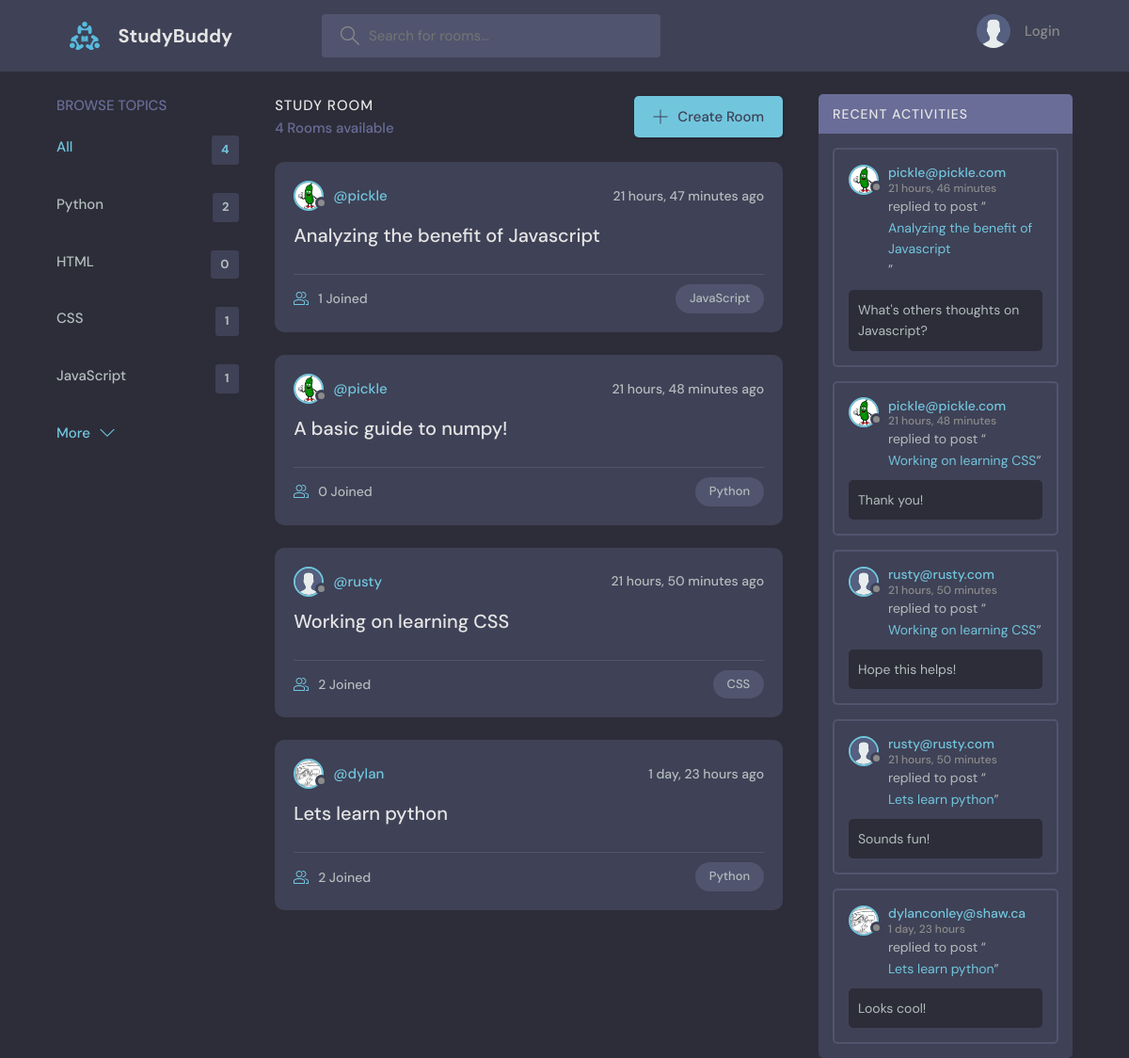
The page / on the database its author committed.
### base/models.py (models this page shows, shortened)
class Topic(models.Model):
    name = models.CharField(max_length=200)

class Room(models.Model):
    host = models.ForeignKey(User, on_delete=models.SET_NULL, null=True)
    topic = models.ForeignKey(Topic, on_delete=models.SET_NULL, null=True) #If topic below in order, convert to string
    name = models.CharField(max_length=200)
    description = models.TextField(null=True, blank=True) #null=True says nothing is allowed
    participants = models.ManyToManyField(User, related_name='participants', blank=True)
    updated = models.DateTimeField(auto_now=True)
    created = models.DateTimeField(auto_now_add=True)
    class Meta:
        ordering = ['-updated', '-created']

class User(AbstractUser):
    name = models.CharField(max_length=200, null=True)
    email = models.EmailField(unique=True, null=True)
    bio = models.TextField(null=True)
    avatar = models.ImageField(null=True, default="avatar.svg")
    USERNAME_FIELD = 'email'
    REQUIRED_FIELDS = []

class Message(models.Model):
    user = models.ForeignKey(User, on_delete=models.CASCADE)
    room = models.ForeignKey(Room, on_delete=models.CASCADE)
    body = models.TextField()
    updated = models.DateTimeField(auto_now=True)
    created = models.DateTimeField(auto_now_add=True)

### base/views.py (the view)
# urls.py: path('', views.home, name='home'),
def home(request): #A view .all() is a query example
    q= request.GET.get('q') if request.GET.get('q') != None else ''
    User = get_user_model()
    users = User.objects.all()
    print(users)
    rooms = Room.objects.filter(
       Q(topic__name__icontains=q) |
       Q(name__icontains=q) |
       Q(description__icontains=q)
        )
    topics = Topic.objects.all()[0:5]
    room_count = rooms.count()
    room_messages = Message.objects.all().order_by('-updated', '-created').filter(Q(room__topic__name__icontains=q))
    context = {'rooms': rooms, 'topics': topics, 'room_count': room_count, "room_messages":room_messages}
    return render(request, 'base/home.html', context)

### base/templates/base/home.html (shortened to what this page needs)
{% extends 'main.html' %}
{% block content %}
<main class="layout layout--3">
  <div class="container">
    {% include 'base/topics_component.html' %}
    <div class="roomList">
      <div class="roomList__header">
        <div>
          <h2>Study Room</h2>
          <p>{{room_count}} Rooms available</p>
        </div>
        <a class="btn btn--main" href="{% url 'create-room' %}">
          <svg version="1.1" xmlns="http://www.w3.org/2000/svg" width="32" height="32" viewBox="0 0 32 32">
            <title>add</title>
            <path
              d="M16.943 0.943h-1.885v14.115h-14.115v1.885h14.115v14.115h1.885v-14.115h14.115v-1.885h-14.115v-14.115z"
            ></path>
          </svg>
          Create Room
        </a>
      </div>
      {% include 'base/feed_component.html' %}
    </div>
    {% include 'base/activity_component.html' %}
  </div>
</main>
{% endblock %}

### base/templates/base/topics_component.html
<div class="topics">
    <div class="topics__header">
      <h2>Browse Topics</h2>
    </div>
    <ul class="topics__list">
      <li>
        <a href="{% url 'home' %}" class="active">All <span>{{topics.count}}</span></a>
      </li>
      {% for topic in topics %}
      <li>
        <a href="{% url 'home' %}?q={{topic.name}}">{{topic.name}} <span>{{topic.room_set.all.count}}</span></a>
      </li>
      {% endfor %}
    </ul>
    <a class="btn btn--link" href="{% url 'topics' %}">
      More
      <svg version="1.1" xmlns="http://www.w3.org/2000/svg" width="32" height="32" viewBox="0 0 32 32">
        <title>chevron-down</title>
        <path d="M16 21l-13-13h-3l16 16 16-16h-3l-13 13z"></path>
      </svg>
    </a>
  </div>

### base/templates/base/feed_component.html (shortened to what this page needs)
{% for room in rooms %}
<div class="roomListRoom">
    <div class="roomListRoom__header">
      <a href="{% url 'user-profile' room.host.id %}" class="roomListRoom__author">
        <div class="avatar avatar--small">
          <img src="{{room.host.avatar.url}}" />
        </div>
        <span>@{{room.host.username}}</span>
      </a>
      <div class="roomListRoom__actions">
        <span>{{room.created|timesince}} ago</span>
      </div>
    </div>
    <div class="roomListRoom__content">
      <a href='{% url "room" room.id %}'>{{room.name}}</a>
    </div>
    <div class="roomListRoom__meta">
      <a href='{% url "room" room.id %}' class="roomListRoom__joined">
        {{room.participants.all.count}} Joined
      </a>
      <p class="roomListRoom__topic">{{room.topic.name}}</p>
    </div>
  </div>
{% endfor %}

### base/templates/base/activity_component.html (shortened to what this page needs)
<div class="activities">
    <div class="activities__header">
      <h2>Recent Activities</h2>
    </div>
    {% for message in room_messages %}
    <div class="activities__box">
      <div class="activities__boxHeader roomListRoom__header">
        <a href="{% url 'user-profile' message.user.id %}" class="roomListRoom__author">
          <div class="avatar avatar--small">
            <img src="{{message.user.avatar.url}}" />
          </div>
          <p>
            {{message.user}}
            <span>{{message.created|timesince}}</span>
          </p>
        </a>
      </div>
      <div class="activities__boxContent">
        <p>replied to post “<a href="{% url 'room' message.room.id %}">{{message.room.name}}</a>”</p>
        <div class="activities__boxRoomContent">
            {{message.body}}
        </div>
      </div>
    </div>
    {% endfor %}
  </div>

### rows shown on the page
Topic: name "Python", room_set.all.count "2"
Topic: name "HTML", room_set.all.count "0"
Topic: name "CSS", room_set.all.count "1"
Topic: name "JavaScript", room_set.all.count "1"
Room: host.avatar (picture), host.username "pickle", created "21 hours, 47 minutes", name "Analyzing the benefit of Javascript", participants.all.count "1", topic.name "JavaScript"
Room: host.avatar (picture), host.username "pickle", created "21 hours, 48 minutes", name "A basic guide to numpy!", participants.all.count "0", topic.name "Python"
Room: host.avatar (placeholder picture), host.username "rusty", created "21 hours, 50 minutes", name "Working on learning CSS", participants.all.count "2", topic.name "CSS"
Room: host.avatar (picture), host.username "dylan", created "1 day, 23 hours", name "Lets learn python", participants.all.count "2", topic.name "Python"
Message: user.avatar (picture), user "pickle@pickle.com", created "21 hours, 46 minutes", room.name "Analyzing the benefit of Javascript", body "What's others thoughts on Javascript?"
Message: user.avatar (picture), user "pickle@pickle.com", created "21 hours, 48 minutes", room.name "Working on learning CSS", body "Thank you!"
Message: user.avatar (placeholder picture), user "rusty@rusty.com", created "21 hours, 50 minutes", room.name "Working on learning CSS", body "Hope this helps!"
Message: user.avatar (placeholder picture), user "rusty@rusty.com", created "21 hours, 50 minutes", room.name "Lets learn python", body "Sounds fun!"
Message: user.avatar (picture), user "dylanconley@shaw.ca", created "1 day, 23 hours", room.name "Lets learn python", body "Looks cool!"

### other values the page prints
{{ topics.count }} "4"
{{ room_count }} "4"
